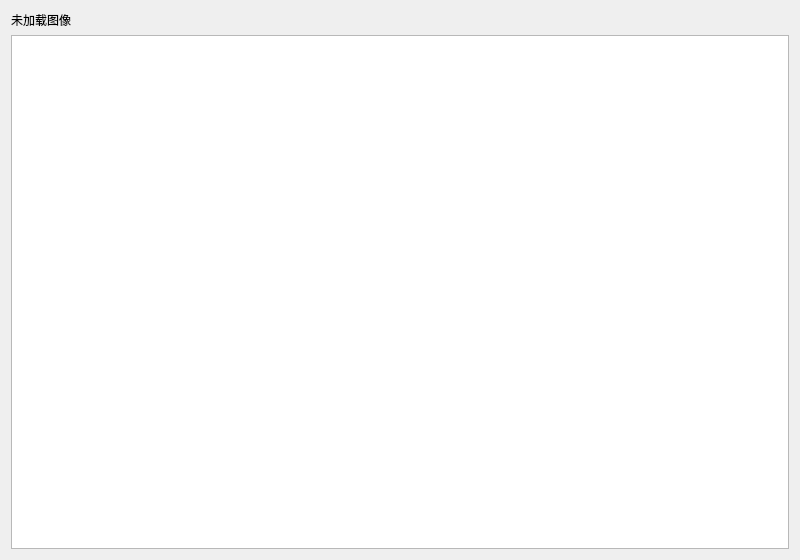
<?xml version="1.0" encoding="UTF-8"?>
<ui version="4.0">
 <class>ImagePreviewDialog</class>
 <widget class="QDialog" name="ImagePreviewDialog">
  <property name="geometry">
   <rect>
    <x>0</x>
    <y>0</y>
    <width>800</width>
    <height>560</height>
   </rect>
  </property>
  <property name="minimumSize">
   <size>
    <width>480</width>
    <height>320</height>
   </size>
  </property>
  <property name="windowTitle">
   <string>图像预览</string>
  </property>
  <layout class="QVBoxLayout" name="verticalLayoutImagePreview">
   <item>
    <widget class="QLabel" name="labelImageName">
     <property name="text">
      <string>未加载图像</string>
     </property>
     <property name="textInteractionFlags">
      <set>Qt::TextSelectableByMouse</set>
     </property>
    </widget>
   </item>
   <item>
    <widget class="QGraphicsView" name="graphicsViewImagePreview">
     <property name="backgroundBrush">
      <brush brushstyle="SolidPattern">
       <color alpha="255">
        <red>24</red>
        <green>24</green>
        <blue>24</blue>
       </color>
      </brush>
     </property>
     <property name="dragMode">
      <enum>QGraphicsView::ScrollHandDrag</enum>
     </property>
     <property name="resizeAnchor">
      <enum>QGraphicsView::AnchorViewCenter</enum>
     </property>
    </widget>
   </item>
  </layout>
 </widget>
 <resources/>
 <connections/>
</ui>
